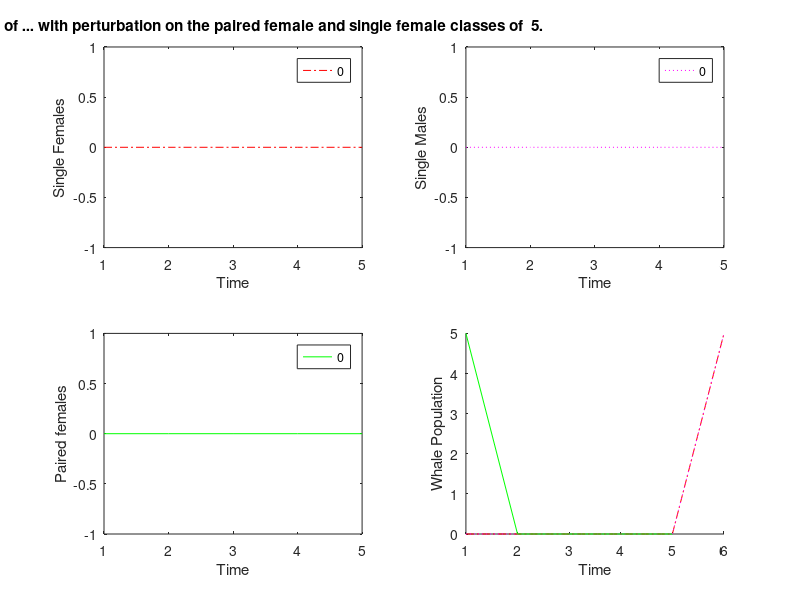
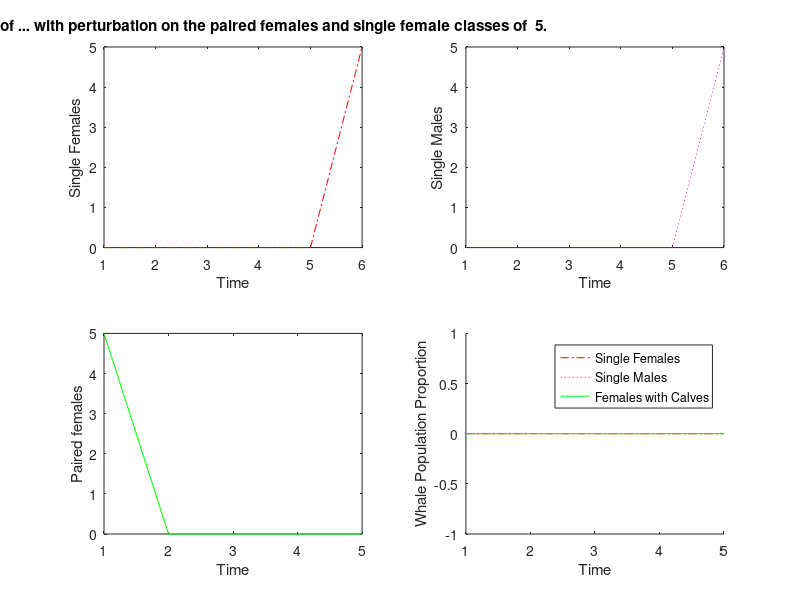

MATLAB code for these plots, in order:
%Whale Group at MTBI
%created by Ivan E. Cao-Berg

%This function creates a population proportion plot for each cycle and another plot of population sizes of those cycles
function whaleosc2( epsilon, muj, mux, muy, px0, x0, y0, k )

if nargin == 0
    option = input( 'Do you want to work with fin whales (1), with right whales (2) or another whale (3)? : ' )
    if option == 1
         betax = 0.5;
         betay = 0.5;
         mux = 0.925;
         muy = 0.94;
         muj = 0.957;
    end
    if option == 2
         betax = 0.5;
         betay = 0.5;
         mux = 0.925;
         muy = 0.94;
         muj = 0.957;
    end
    if option == 3
         betax = input( 'Please input a value for betax :' );
         betay = input( 'Please input a value for betay :' );
         mux = input( 'Please input a value for mux :' );
         muy = input( 'Please input a value for muy :' );
         muj = input( 'Please input a value for muj :' );
    end
%Number of iterations = numbers of generations
c = input('For how many generations do you want to run the simulation? :')
end

%Zero matrixes for reserving space in memory
x = zeros(1,c);
y = zeros(1,c);
px = zeros(1,c);
time = zeros(1,c);
propx = zeros(1,c);
propy = zeros(1,c);
propp = zeros(1,c);

%Initial Conditions
epsilon = input('Please type the value for epsilon ( no noise -> epsilon = 0 ) :')
px0 = input('Please type the value for P_0 :')
x0 = input('Please type the value for x_0 :')
y0 = input('Please type the value for y_0 :')
k = input('Please type the value for the delay :' )

%Options
option = input('Do you want p(0)=p(1)=p(2)...=p(k)? Yes=1 No=0 : ')
if option == 1 
    for delay = 1 : k
    px(delay)=px0;
    end
end

if option == 0
    for delay = 2 : k
    px(delay) = input('Please type the value for px() : ');
    end
end

%Initial Conditions = First Generation
x(k+1)=x0;
y(k+1)=y0;
px(1)=px0;

%Recursion Formula
for t = 12:c %Counter for number of generations
    x(t) = x_foscsine2( epsilon, betax, mux, muj, muy, x(t-1), y(t-1), px(t-1), px(t-k), k, t ); 
    y(t) = y_f( betay, mux, muy, y(t-1), px(t-k) );
    px(t) = px_foscsine2( epsilon, muj, mux, muy, x(t-1), y(t-1), t );
    propx(t) = ppx( x(t-1), y(t-1), px(t-1));
    propy(t) = ppy( x(t-1), y(t-1), px(t-1));
    propp(t) = ppp( x(t-1), y(t-1), px(t-1));
end

%%%%%%%%%%%%%%%%%%%
% Figure Number 1 %
%%%%%%%%%%%%%%%%%%%
%Divides the plot into four subplots
%First subplot : Time vs. Proportion of Single Females
figure(1)
subplot(2,2,1)
plot(propx,'r-.')
xlabel('Time')
ylabel('Single Females')
title(['Population of ... with perturbation on the paired female and single female classes of  ' num2str(epsilon) '.'])
legend([num2str(propx(c-1))])

%Second subplot : Time vs. Proportion of Single Males
subplot(2,2,2)
plot(propy,'m:')
xlabel('Time')
ylabel('Single Males')
legend([num2str(propy(c-1))])

%Third subplot : Time vs. Proportion of Paired Females
subplot(2,2,3)
plot(propp,'g-')
xlabel('Time')
ylabel('Paired females')
legend([num2str(propp(c-1))])

%Fourth subplot :  : Time vs. Whale Population Size
subplot(2,2,4)
hold on
plot(x,'r-.')
plot(y,'m:')
plot(px,'g-')
xlabel('Time')
ylabel('Whale Population')
hold off

%%%%%%%%%%%%%%%%%%%
% Figure Number 2 %
%%%%%%%%%%%%%%%%%%%
%Divides the plot into four subplots
%First subplot : Time vs. Population Size of Single Females
figure(2)
subplot(2,2,1)
plot(x,'r-.')
xlabel('Time')
ylabel('Single Females')
title(['Population of ... with perturbation on the paired females and single female classes of  ' num2str(epsilon) '.'])

%Second subplot : Time vs. Population Size of Single Males
subplot(2,2,2)
plot(y,'m:')
xlabel('Time')
ylabel('Single Males')

%Third subplot : Time vs. Population Size of Paired Females
subplot(2,2,3)
plot(px,'g-')
xlabel('Time')
ylabel('Paired females')

%Fourth subplot : Time vs. Whale Population Proportion
subplot(2,2,4)
hold on
plot(propx,'r-.')
plot(propy,'m:')
plot(propp,'g-')
xlabel('Time')
ylabel('Whale Population Proportion')
legend('Single Females','Single Males','Females with Calves')
hold off